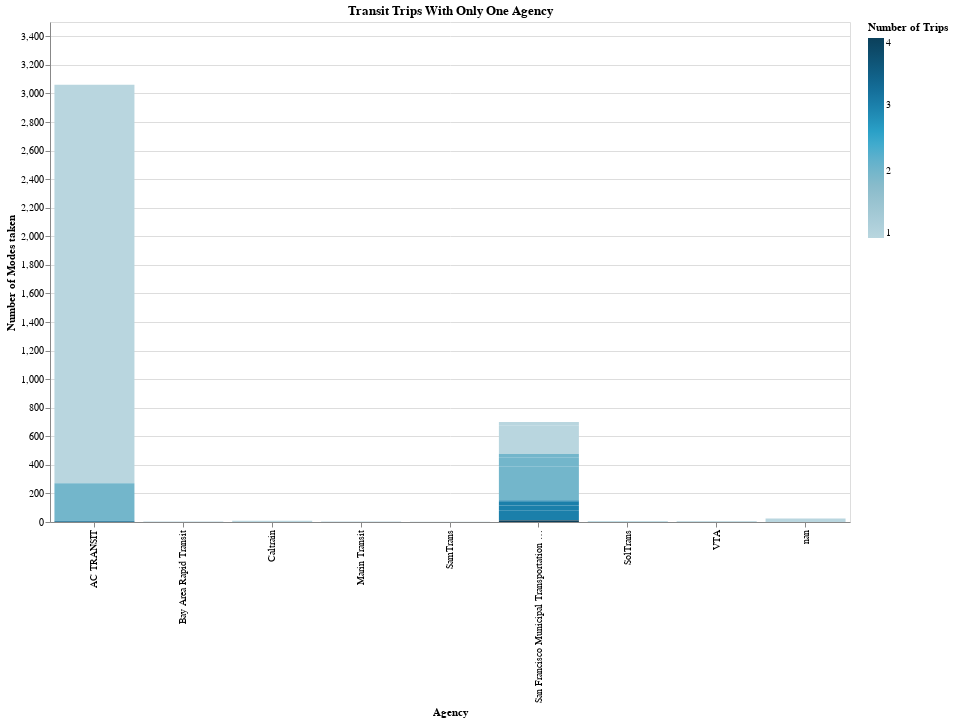

Here is the notebook cell this chart was saved with:
### Code cell
chart = (alt.Chart((df>>filter(_.agency_count==1)))
             .mark_bar()
             .encode(
                 x=alt.X("unique_agencies", title="Agency"),
                 y=alt.Y("n", title="Number of Modes taken"),
                 color = alt.Color("n_modes_taken", title="Number of Trips",
                                  scale=alt.Scale(
                                      range=cp.CALITP_SEQUENTIAL_COLORS,)),
            tooltip=cols_to_keep)
        .properties(title = ("Transit Trips With Only One Agency"), width=800,
    height=500)
        )
chart

### Figure 1 — Vega-Lite specification as saved in the notebook (floating-point values rounded to 4 significant figures)
{"config": {"view": {"continuousWidth": 300, "continuousHeight": 300}}, "data": {"name": "data-299268073d18cd8f04646fd199e0a650"}, "mark": {"type": "bar"}, "encoding": {"color": {"field": "n_modes_taken", "scale": {"range": ["#B9D6DF", "#8CBCCB", "#2EA8CE", "#136C97", "#0B405B"]}, "title": "Number of Trips", "type": "quantitative"}, "tooltip": [{"field": "transit_submode", "type": "nominal"}, {"field": "unique_agencies", "type": "nominal"}, {"field": "n", "type": "quantitative"}, {"field": "n_modes_taken", "type": "quantitative"}], "x": {"field": "unique_agencies", "title": "Agency", "type": "nominal"}, "y": {"field": "n", "title": "Number of Modes taken", "type": "quantitative"}}, "height": 500, "title": "Transit Trips With Only One Agency", "width": 800, "$schema": "https://vega.github.io/schema/vega-lite/v5.14.1.json", "datasets": {"data-299268073d18cd8f04646fd199e0a650": [{"primary_mode": "public_transit", "transit_submode": "bus", "transit_agency": "AC TRANSIT", "n": 2788, "agency_count": 1, "n_modes_taken": 1, "Sacramento Regional Transit": 0, "SamTrans": 0, "nan": 0, "The S": 0, "San Francisco Municipal Transportation Agency": 0, "Caltrain": 0, "Marin Transit": 0, "Tri Delta Transit": 0, "Santa Cruz Metro": 0, "VTA": 0, "Fairfield and Suisun Transit": 0, "San Joaquin Regional Transit District (RTD)": 0, "SolTrans": 0, "San Francisco Bay Ferry": 0, "AC TRANSIT": 1, "Bay Area Rapid Transit": 0, "Amtrak": 0, "unique_agencies": "AC TRANSIT"}, {"primary_mode": "public_transit", "transit_submode": "bus, bus", "transit_agency": "AC TRANSIT, AC TRANSIT", "n": 263, "agency_count": 1, "n_modes_taken": 2, "Sacramento Regional Transit": 0, "SamTrans": 0, "nan": 0, "The S": 0, "San Francisco Municipal Transportation Agency": 0, "Caltrain": 0, "Marin Transit": 0, "Tri Delta Transit": 0, "Santa Cruz Metro": 0, "VTA": 0, "Fairfield and Suisun Transit": 0, "San Joaquin Regional Transit District (RTD)": 0, "SolTrans": 0, "San Francisco Bay Ferry": 0, "AC TRANSIT": 2, "Bay Area Rapid Transit": 0, "Amtrak": 0, "unique_agencies": "AC TRANSIT"}, {"primary_mode": "public_transit", "transit_submode": "bus, bus", "transit_agency": "San Francisco Municipal Transportation Agency, San Francisco Municipal Transportation Agency", "n": 234, "agency_count": 1, "n_modes_taken": 2, "Sacramento Regional Transit": 0, "SamTrans": 0, "nan": 0, "The S": 0, "San Francisco Municipal Transportation Agency": 2, "Caltrain": 0, "Marin Transit": 0, "Tri Delta Transit": 0, "Santa Cruz Metro": 0, "VTA": 0, "Fairfield and Suisun Transit": 0, "San Joaquin Regional Transit District (RTD)": 0, "SolTrans": 0, "San Francisco Bay Ferry": 0, "AC TRANSIT": 0, "Bay Area Rapid Transit": 0, "Amtrak": 0, "unique_agencies": "San Francisco Municipal Transportation Agency"}, {"primary_mode": "public_transit", "transit_submode": "bus", "transit_agency": "San Francisco Municipal Transportation Agency", "n": 197, "agency_count": 1, "n_modes_taken": 1, "Sacramento Regional Transit": 0, "SamTrans": 0, "nan": 0, "The S": 0, "San Francisco Municipal Transportation Agency": 1, "Caltrain": 0, "Marin Transit": 0, "Tri Delta Transit": 0, "Santa Cruz Metro": 0, "VTA": 0, "Fairfield and Suisun Transit": 0, "San Joaquin Regional Transit District (RTD)": 0, "SolTrans": 0, "San Francisco Bay Ferry": 0, "AC TRANSIT": 0, "Bay Area Rapid Transit": 0, "Amtrak": 0, "unique_agencies": "San Francisco Municipal Transportation Agency"}, {"primary_mode": "public_transit", "transit_submode": "bus, bus, bus", "transit_agency": "San Francisco Municipal Transportation Agency, San Francisco Municipal Transportation Agency, San Francisco Municipal Transportation Agency", "n": 69, "agency_count": 1, "n_modes_taken": 3, "Sacramento Regional Transit": 0, "SamTrans": 0, "nan": 0, "The S": 0, "San Francisco Municipal Transportation Agency": 3, "Caltrain": 0, "Marin Transit": 0, "Tri Delta Transit": 0, "Santa Cruz Metro": 0, "VTA": 0, "Fairfield and Suisun Transit": 0, "San Joaquin Regional Transit District (RTD)": 0, "SolTrans": 0, "San Francisco Bay Ferry": 0, "AC TRANSIT": 0, "Bay Area Rapid Transit": 0, "Amtrak": 0, "unique_agencies": "San Francisco Municipal Transportation Agency"}, {"primary_mode": "public_transit", "transit_submode": "bus, light_rail", "transit_agency": "San Francisco Municipal Transportation Agency, San Francisco Municipal Transportation Agency", "n": 63, "agency_count": 1, "n_modes_taken": 2, "Sacramento Regional Transit": 0, "SamTrans": 0, "nan": 0, "The S": 0, "San Francisco Municipal Transportation Agency": 2, "Caltrain": 0, "Marin Transit": 0, "Tri Delta Transit": 0, "Santa Cruz Metro": 0, "VTA": 0, "Fairfield and Suisun Transit": 0, "San Joaquin Regional Transit District (RTD)": 0, "SolTrans": 0, "San Francisco Bay Ferry": 0, "AC TRANSIT": 0, "Bay Area Rapid Transit": 0, "Amtrak": 0, "unique_agencies": "San Francisco Municipal Transportation Agency"}, {"primary_mode": "public_transit", "transit_submode": "light_rail, bus, bus", "transit_agency": "San Francisco Municipal Transportation Agency, San Francisco Municipal Transportation Agency, San Francisco Municipal Transportation Agency", "n": 32, "agency_count": 1, "n_modes_taken": 3, "Sacramento Regional Transit": 0, "SamTrans": 0, "nan": 0, "The S": 0, "San Francisco Municipal Transportation Agency": 3, "Caltrain": 0, "Marin Transit": 0, "Tri Delta Transit": 0, "Santa Cruz Metro": 0, "VTA": 0, "Fairfield and Suisun Transit": 0, "San Joaquin Regional Transit District (RTD)": 0, "SolTrans": 0, "San Francisco Bay Ferry": 0, "AC TRANSIT": 0, "Bay Area Rapid Transit": 0, "Amtrak": 0, "unique_agencies": "San Francisco Municipal Transportation Agency"}, {"primary_mode": "public_transit", "transit_submode": "bus, bus, light_rail", "transit_agency": "San Francisco Municipal Transportation Agency, San Francisco Municipal Transportation Agency, San Francisco Municipal Transportation Agency", "n": 27, "agency_count": 1, "n_modes_taken": 3, "Sacramento Regional Transit": 0, "SamTrans": 0, "nan": 0, "The S": 0, "San Francisco Municipal Transportation Agency": 3, "Caltrain": 0, "Marin Transit": 0, "Tri Delta Transit": 0, "Santa Cruz Metro": 0, "VTA": 0, "Fairfield and Suisun Transit": 0, "San Joaquin Regional Transit District (RTD)": 0, "SolTrans": 0, "San Francisco Bay Ferry": 0, "AC TRANSIT": 0, "Bay Area Rapid Transit": 0, "Amtrak": 0, "unique_agencies": "San Francisco Municipal Transportation Agency"}, {"primary_mode": "public_transit", "transit_submode": "light_rail", "transit_agency": "San Francisco Municipal Transportation Agency", "n": 27, "agency_count": 1, "n_modes_taken": 1, "Sacramento Regional Transit": 0, "SamTrans": 0, "nan": 0, "The S": 0, "San Francisco Municipal Transportation Agency": 1, "Caltrain": 0, "Marin Transit": 0, "Tri Delta Transit": 0, "Santa Cruz Metro": 0, "VTA": 0, "Fairfield and Suisun Transit": 0, "San Joaquin Regional Transit District (RTD)": 0, "SolTrans": 0, "San Francisco Bay Ferry": 0, "AC TRANSIT": 0, "Bay Area Rapid Transit": 0, "Amtrak": 0, "unique_agencies": "San Francisco Municipal Transportation Agency"}, {"primary_mode": "public_transit", "transit_submode": "light_rail, bus", "transit_agency": "San Francisco Municipal Transportation Agency, San Francisco Municipal Transportation Agency", "n": 26, "agency_count": 1, "n_modes_taken": 2, "Sacramento Regional Transit": 0, "SamTrans": 0, "nan": 0, "The S": 0, "San Francisco Municipal Transportation Agency": 2, "Caltrain": 0, "Marin Transit": 0, "Tri Delta Transit": 0, "Santa Cruz Metro": 0, "VTA": 0, "Fairfield and Suisun Transit": 0, "San Joaquin Regional Transit District (RTD)": 0, "SolTrans": 0, "San Francisco Bay Ferry": 0, "AC TRANSIT": 0, "Bay Area Rapid Transit": 0, "Amtrak": 0, "unique_agencies": "San Francisco Municipal Transportation Agency"}, {"primary_mode": "public_transit", "transit_submode": "nan", "transit_agency": "nan", "n": 24, "agency_count": 1, "n_modes_taken": 1, "Sacramento Regional Transit": 0, "SamTrans": 0, "nan": 1, "The S": 0, "San Francisco Municipal Transportation Agency": 0, "Caltrain": 0, "Marin Transit": 0, "Tri Delta Transit": 0, "Santa Cruz Metro": 0, "VTA": 0, "Fairfield and Suisun Transit": 0, "San Joaquin Regional Transit District (RTD)": 0, "SolTrans": 0, "San Francisco Bay Ferry": 0, "AC TRANSIT": 0, "Bay Area Rapid Transit": 0, "Amtrak": 0, "unique_agencies": "nan"}, {"primary_mode": "public_transit", "transit_submode": "bus, bus, bus, bus", "transit_agency": "San Francisco Municipal Transportation Agency, San Francisco Municipal Transportation Agency, San Francisco Municipal Transportation Agency, San Francisco Municipal Transportation Agency", "n": 9, "agency_count": 1, "n_modes_taken": 4, "Sacramento Regional Transit": 0, "SamTrans": 0, "nan": 0, "The S": 0, "San Francisco Municipal Transportation Agency": 4, "Caltrain": 0, "Marin Transit": 0, "Tri Delta Transit": 0, "Santa Cruz Metro": 0, "VTA": 0, "Fairfield and Suisun Transit": 0, "San Joaquin Regional Transit District (RTD)": 0, "SolTrans": 0, "San Francisco Bay Ferry": 0, "AC TRANSIT": 0, "Bay Area Rapid Transit": 0, "Amtrak": 0, "unique_agencies": "San Francisco Municipal Transportation Agency"}, {"primary_mode": "public_transit", "transit_submode": "bus, light_rail, bus", "transit_agency": "San Francisco Municipal Transportation Agency, San Francisco Municipal Transportation Agency, San Francisco Municipal Transportation Agency", "n": 9, "agency_count": 1, "n_modes_taken": 3, "Sacramento Regional Transit": 0, "SamTrans": 0, "nan": 0, "The S": 0, "San Francisco Municipal Transportation Agency": 3, "Caltrain": 0, "Marin Transit": 0, "Tri Delta Transit": 0, "Santa Cruz Metro": 0, "VTA": 0, "Fairfield and Suisun Transit": 0, "San Joaquin Regional Transit District (RTD)": 0, "SolTrans": 0, "San Francisco Bay Ferry": 0, "AC TRANSIT": 0, "Bay Area Rapid Transit": 0, "Amtrak": 0, "unique_agencies": "San Francisco Municipal Transportation Agency"}, {"primary_mode": "public_transit", "transit_submode": "rail", "transit_agency": "Caltrain", "n": 8, "agency_count": 1, "n_modes_taken": 1, "Sacramento Regional Transit": 0, "SamTrans": 0, "nan": 0, "The S": 0, "San Francisco Municipal Transportation Agency": 0, "Caltrain": 1, "Marin Transit": 0, "Tri Delta Transit": 0, "Santa Cruz Metro": 0, "VTA": 0, "Fairfield and Suisun Transit": 0, "San Joaquin Regional Transit District (RTD)": 0, "SolTrans": 0, "San Francisco Bay Ferry": 0, "AC TRANSIT": 0, "Bay Area Rapid Transit": 0, "Amtrak": 0, "unique_agencies": "Caltrain"}, {"primary_mode": "public_transit", "transit_submode": "bus, bus, bus", "transit_agency": "AC TRANSIT, AC TRANSIT, AC TRANSIT", "n": 7, "agency_count": 1, "n_modes_taken": 3, "Sacramento Regional Transit": 0, "SamTrans": 0, "nan": 0, "The S": 0, "San Francisco Municipal Transportation Agency": 0, "Caltrain": 0, "Marin Transit": 0, "Tri Delta Transit": 0, "Santa Cruz Metro": 0, "VTA": 0, "Fairfield and Suisun Transit": 0, "San Joaquin Regional Transit District (RTD)": 0, "SolTrans": 0, "San Francisco Bay Ferry": 0, "AC TRANSIT": 3, "Bay Area Rapid Transit": 0, "Amtrak": 0, "unique_agencies": "AC TRANSIT"}, {"primary_mode": "public_transit", "transit_submode": "bus", "transit_agency": "VTA", "n": 6, "agency_count": 1, "n_modes_taken": 1, "Sacramento Regional Transit": 0, "SamTrans": 0, "nan": 0, "The S": 0, "San Francisco Municipal Transportation Agency": 0, "Caltrain": 0, "Marin Transit": 0, "Tri Delta Transit": 0, "Santa Cruz Metro": 0, "VTA": 1, "Fairfield and Suisun Transit": 0, "San Joaquin Regional Transit District (RTD)": 0, "SolTrans": 0, "San Francisco Bay Ferry": 0, "AC TRANSIT": 0, "Bay Area Rapid Transit": 0, "Amtrak": 0, "unique_agencies": "VTA"}, {"primary_mode": "public_transit", "transit_submode": "bus", "transit_agency": "Marin Transit", "n": 4, "agency_count": 1, "n_modes_taken": 1, "Sacramento Regional Transit": 0, "SamTrans": 0, "nan": 0, "The S": 0, "San Francisco Municipal Transportation Agency": 0, "Caltrain": 0, "Marin Transit": 1, "Tri Delta Transit": 0, "Santa Cruz Metro": 0, "VTA": 0, "Fairfield and Suisun Transit": 0, "San Joaquin Regional Transit District (RTD)": 0, "SolTrans": 0, "San Francisco Bay Ferry": 0, "AC TRANSIT": 0, "Bay Area Rapid Transit": 0, "Amtrak": 0, "unique_agencies": "Marin Transit"}, {"primary_mode": "public_transit", "transit_submode": "subway", "transit_agency": "Bay Area Rapid Transit", "n": 4, "agency_count": 1, "n_modes_taken": 1, "Sacramento Regional Transit": 0, "SamTrans": 0, "nan": 0, "The S": 0, "San Francisco Municipal Transportation Agency": 0, "Caltrain": 0, "Marin Transit": 0, "Tri Delta Transit": 0, "Santa Cruz Metro": 0, "VTA": 0, "Fairfield and Suisun Transit": 0, "San Joaquin Regional Transit District (RTD)": 0, "SolTrans": 0, "San Francisco Bay Ferry": 0, "AC TRANSIT": 0, "Bay Area Rapid Transit": 1, "Amtrak": 0, "unique_agencies": "Bay Area Rapid Transit"}, {"primary_mode": "public_transit", "transit_submode": "bus", "transit_agency": "SolTrans", "n": 3, "agency_count": 1, "n_modes_taken": 1, "Sacramento Regional Transit": 0, "SamTrans": 0, "nan": 0, "The S": 0, "San Francisco Municipal Transportation Agency": 0, "Caltrain": 0, "Marin Transit": 0, "Tri Delta Transit": 0, "Santa Cruz Metro": 0, "VTA": 0, "Fairfield and Suisun Transit": 0, "San Joaquin Regional Transit District (RTD)": 0, "SolTrans": 1, "San Francisco Bay Ferry": 0, "AC TRANSIT": 0, "Bay Area Rapid Transit": 0, "Amtrak": 0, "unique_agencies": "SolTrans"}, {"primary_mode": "public_transit", "transit_submode": "bus, light_rail, bus, bus", "transit_agency": "San Francisco Municipal Transportation Agency, San Francisco Municipal Transportation Agency, San Francisco Municipal Transportation Agency, San Francisco Municipal Transportation Agency", "n": 3, "agency_count": 1, "n_modes_taken": 4, "Sacramento Regional Transit": 0, "SamTrans": 0, "nan": 0, "The S": 0, "San Francisco Municipal Transportation Agency": 4, "Caltrain": 0, "Marin Transit": 0, "Tri Delta Transit": 0, "Santa Cruz Metro": 0, "VTA": 0, "Fairfield and Suisun Transit": 0, "San Joaquin Regional Transit District (RTD)": 0, "SolTrans": 0, "San Francisco Bay Ferry": 0, "AC TRANSIT": 0, "Bay Area Rapid Transit": 0, "Amtrak": 0, "unique_agencies": "San Francisco Municipal Transportation Agency"}, {"primary_mode": "public_transit", "transit_submode": "bus, bus", "transit_agency": "SolTrans, SolTrans", "n": 2, "agency_count": 1, "n_modes_taken": 2, "Sacramento Regional Transit": 0, "SamTrans": 0, "nan": 0, "The S": 0, "San Francisco Municipal Transportation Agency": 0, "Caltrain": 0, "Marin Transit": 0, "Tri Delta Transit": 0, "Santa Cruz Metro": 0, "VTA": 0, "Fairfield and Suisun Transit": 0, "San Joaquin Regional Transit District (RTD)": 0, "SolTrans": 2, "San Francisco Bay Ferry": 0, "AC TRANSIT": 0, "Bay Area Rapid Transit": 0, "Amtrak": 0, "unique_agencies": "SolTrans"}, {"primary_mode": "public_transit", "transit_submode": "bus, bus, bus, bus", "transit_agency": "AC TRANSIT, AC TRANSIT, AC TRANSIT, AC TRANSIT", "n": 2, "agency_count": 1, "n_modes_taken": 4, "Sacramento Regional Transit": 0, "SamTrans": 0, "nan": 0, "The S": 0, "San Francisco Municipal Transportation Agency": 0, "Caltrain": 0, "Marin Transit": 0, "Tri Delta Transit": 0, "Santa Cruz Metro": 0, "VTA": 0, "Fairfield and Suisun Transit": 0, "San Joaquin Regional Transit District (RTD)": 0, "SolTrans": 0, "San Francisco Bay Ferry": 0, "AC TRANSIT": 4, "Bay Area Rapid Transit": 0, "Amtrak": 0, "unique_agencies": "AC TRANSIT"}, {"primary_mode": "public_transit", "transit_submode": "bus", "transit_agency": "SamTrans", "n": 1, "agency_count": 1, "n_modes_taken": 1, "Sacramento Regional Transit": 0, "SamTrans": 1, "nan": 0, "The S": 0, "San Francisco Municipal Transportation Agency": 0, "Caltrain": 0, "Marin Transit": 0, "Tri Delta Transit": 0, "Santa Cruz Metro": 0, "VTA": 0, "Fairfield and Suisun Transit": 0, "San Joaquin Regional Transit District (RTD)": 0, "SolTrans": 0, "San Francisco Bay Ferry": 0, "AC TRANSIT": 0, "Bay Area Rapid Transit": 0, "Amtrak": 0, "unique_agencies": "SamTrans"}, {"primary_mode": "public_transit", "transit_submode": "bus, bus, bus, light_rail", "transit_agency": "San Francisco Municipal Transportation Agency, San Francisco Municipal Transportation Agency, San Francisco Municipal Transportation Agency, San Francisco Municipal Transportation Agency", "n": 1, "agency_count": 1, "n_modes_taken": 4, "Sacramento Regional Transit": 0, "SamTrans": 0, "nan": 0, "The S": 0, "San Francisco Municipal Transportation Agency": 4, "Caltrain": 0, "Marin Transit": 0, "Tri Delta Transit": 0, "Santa Cruz Metro": 0, "VTA": 0, "Fairfield and Suisun Transit": 0, "San Joaquin Regional Transit District (RTD)": 0, "SolTrans": 0, "San Francisco Bay Ferry": 0, "AC TRANSIT": 0, "Bay Area Rapid Transit": 0, "Amtrak": 0, "unique_agencies": "San Francisco Municipal Transportation Agency"}, {"primary_mode": "public_transit", "transit_submode": "bus, bus, cable_car", "transit_agency": "San Francisco Municipal Transportation Agency, San Francisco Municipal Transportation Agency, San Francisco Municipal Transportation Agency", "n": 1, "agency_count": 1, "n_modes_taken": 3, "Sacramento Regional Transit": 0, "SamTrans": 0, "nan": 0, "The S": 0, "San Francisco Municipal Transportation Agency": 3, "Caltrain": 0, "Marin Transit": 0, "Tri Delta Transit": 0, "Santa Cruz Metro": 0, "VTA": 0, "Fairfield and Suisun Transit": 0, "San Joaquin Regional Transit District (RTD)": 0, "SolTrans": 0, "San Francisco Bay Ferry": 0, "AC TRANSIT": 0, "Bay Area Rapid Transit": 0, "Amtrak": 0, "unique_agencies": "San Francisco Municipal Transportation Agency"}, {"primary_mode": "public_transit", "transit_submode": "bus, bus, light_rail, bus", "transit_agency": "San Francisco Municipal Transportation Agency, San Francisco Municipal Transportation Agency, San Francisco Municipal Transportation Agency, San Francisco Municipal Transportation Agency", "n": 1, "agency_count": 1, "n_modes_taken": 4, "Sacramento Regional Transit": 0, "SamTrans": 0, "nan": 0, "The S": 0, "San Francisco Municipal Transportation Agency": 4, "Caltrain": 0, "Marin Transit": 0, "Tri Delta Transit": 0, "Santa Cruz Metro": 0, "VTA": 0, "Fairfield and Suisun Transit": 0, "San Joaquin Regional Transit District (RTD)": 0, "SolTrans": 0, "San Francisco Bay Ferry": 0, "AC TRANSIT": 0, "Bay Area Rapid Transit": 0, "Amtrak": 0, "unique_agencies": "San Francisco Municipal Transportation Agency"}, {"primary_mode": "public_transit", "transit_submode": "light_rail", "transit_agency": "VTA", "n": 1, "agency_count": 1, "n_modes_taken": 1, "Sacramento Regional Transit": 0, "SamTrans": 0, "nan": 0, "The S": 0, "San Francisco Municipal Transportation Agency": 0, "Caltrain": 0, "Marin Transit": 0, "Tri Delta Transit": 0, "Santa Cruz Metro": 0, "VTA": 1, "Fairfield and Suisun Transit": 0, "San Joaquin Regional Transit District (RTD)": 0, "SolTrans": 0, "San Francisco Bay Ferry": 0, "AC TRANSIT": 0, "Bay Area Rapid Transit": 0, "Amtrak": 0, "unique_agencies": "VTA"}, {"primary_mode": "public_transit", "transit_submode": "light_rail, light_rail, bus", "transit_agency": "San Francisco Municipal Transportation Agency, San Francisco Municipal Transportation Agency, San Francisco Municipal Transportation Agency", "n": 1, "agency_count": 1, "n_modes_taken": 3, "Sacramento Regional Transit": 0, "SamTrans": 0, "nan": 0, "The S": 0, "San Francisco Municipal Transportation Agency": 3, "Caltrain": 0, "Marin Transit": 0, "Tri Delta Transit": 0, "Santa Cruz Metro": 0, "VTA": 0, "Fairfield and Suisun Transit": 0, "San Joaquin Regional Transit District (RTD)": 0, "SolTrans": 0, "San Francisco Bay Ferry": 0, "AC TRANSIT": 0, "Bay Area Rapid Transit": 0, "Amtrak": 0, "unique_agencies": "San Francisco Municipal Transportation Agency"}]}}
